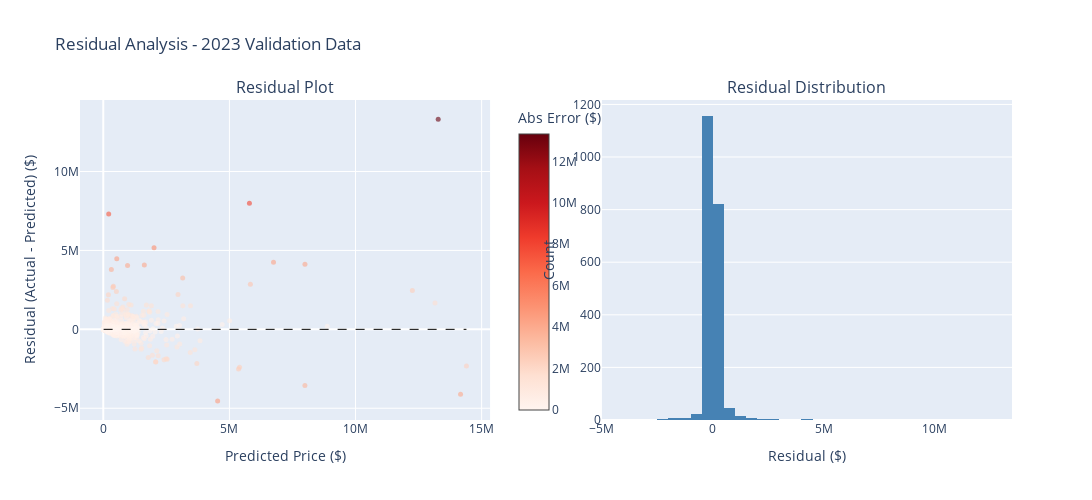

The notebook cell this image was saved under:
### Markdown cell above
We can see that the residual spread increases massively as we go up in spend category, which indicates that the model is struggling to predict higher-cost installations accurately. This could be due to a variety of factors, such as more complex system designs, additional equipment, or unique site conditions that are not fully captured by our features. It may be worth exploring additional features or modeling techniques specifically for high-cost installations to improve performance in this segment.

### Residual Analysis (2023 Validation Data)

Examine residuals (actual - predicted) to identify patterns or systematic errors.

### Code cell
from plotly.subplots import make_subplots

# Calculate residuals
residuals = validation_y - validation_predictions

fig = make_subplots(
    rows=1, cols=2,
    subplot_titles=('Residual Plot', 'Residual Distribution'),
    horizontal_spacing=0.12
)

# Residual scatter plot
fig.add_trace(
    go.Scatter(
        x=validation_predictions,
        y=residuals,
        mode='markers',
        marker=dict(
            size=5,
            color=np.abs(residuals),
            colorscale='Reds',
            showscale=True,
            colorbar=dict(title="Abs Error ($)", x=0.46),
            opacity=0.6
        ),
        name='Residuals'
    ),
    row=1, col=1
)

# Zero line
fig.add_trace(
    go.Scatter(
        x=[validation_predictions.min(), validation_predictions.max()],
        y=[0, 0],
        mode='lines',
        line=dict(color='black', dash='dash', width=1),
        showlegend=False
    ),
    row=1, col=1
)

# Histogram of residuals
fig.add_trace(
    go.Histogram(
        x=residuals,
        nbinsx=50,
        marker_color='steelblue',
        name='Distribution',
        showlegend=False
    ),
    row=1, col=2
)

fig.update_xaxes(title_text="Predicted Price ($)", row=1, col=1)
fig.update_yaxes(title_text="Residual (Actual - Predicted) ($)", row=1, col=1)
fig.update_xaxes(title_text="Residual ($)", row=1, col=2)
fig.update_yaxes(title_text="Count", row=1, col=2)

fig.update_layout(
    title='Residual Analysis - 2023 Validation Data',
    width=1200,
    height=500,
    showlegend=False
)

fig.show()

print(f"Residual Statistics:")
print(f"  Mean:      ${residuals.mean():>12,.0f} (should be ~$0)")
print(f"  Std Dev:   ${residuals.std():>12,.0f}")
print(f"  Median:    ${residuals.median():>12,.0f}")
print(f"  Min:       ${residuals.min():>12,.0f}")
print(f"  Max:       ${residuals.max():>12,.0f}")

### Figure 1 — Plotly figure (JSON) as saved in the notebook; plotly's stock layout.template omitted (floating-point values rounded to 4 significant figures; data arrays with more than 128 entries replaced by an {"elided": "..."} marker saying what was removed)
{"data": [{"marker": {"color": {"elided": "2109 float values"}, "colorbar": {"title": {"text": "Abs Error ($)"}, "x": 0.46}, "colorscale": [[0, "rgb(255,245,240)"], [0.125, "rgb(254,224,210)"], [0.25, "rgb(252,187,161)"], [0.375, "rgb(252,146,114)"], [0.5, "rgb(251,106,74)"], [0.625, "rgb(239,59,44)"], [0.75, "rgb(203,24,29)"], [0.875, "rgb(165,15,21)"], [1, "rgb(103,0,13)"]], "opacity": 0.6, "showscale": true, "size": 5}, "mode": "markers", "name": "Residuals", "type": "scatter", "x": {"elided": "2109 float values"}, "xaxis": "x", "y": {"elided": "2109 float values"}, "yaxis": "y"}, {"line": {"color": "black", "dash": "dash", "width": 1}, "mode": "lines", "showlegend": false, "type": "scatter", "x": [13580.0, 14400000.0], "xaxis": "x", "y": [0, 0], "yaxis": "y"}, {"marker": {"color": "steelblue"}, "name": "Distribution", "nbinsx": 50, "showlegend": false, "type": "histogram", "x": {"elided": "2109 float values"}, "xaxis": "x2", "yaxis": "y2"}], "layout": {"annotations": [{"font": {"size": 16}, "showarrow": false, "text": "Residual Plot", "x": 0.22, "xanchor": "center", "xref": "paper", "y": 1, "yanchor": "bottom", "yref": "paper"}, {"font": {"size": 16}, "showarrow": false, "text": "Residual Distribution", "x": 0.78, "xanchor": "center", "xref": "paper", "y": 1, "yanchor": "bottom", "yref": "paper"}], "height": 500, "showlegend": false, "title": {"text": "Residual Analysis - 2023 Validation Data"}, "width": 1200, "xaxis": {"anchor": "y", "domain": [0, 0.44], "title": {"text": "Predicted Price ($)"}}, "xaxis2": {"anchor": "y2", "domain": [0.56, 1], "title": {"text": "Residual ($)"}}, "yaxis": {"anchor": "x", "domain": [0, 1], "title": {"text": "Residual (Actual - Predicted) ($)"}}, "yaxis2": {"anchor": "x2", "domain": [0, 1], "title": {"text": "Count"}}}}
